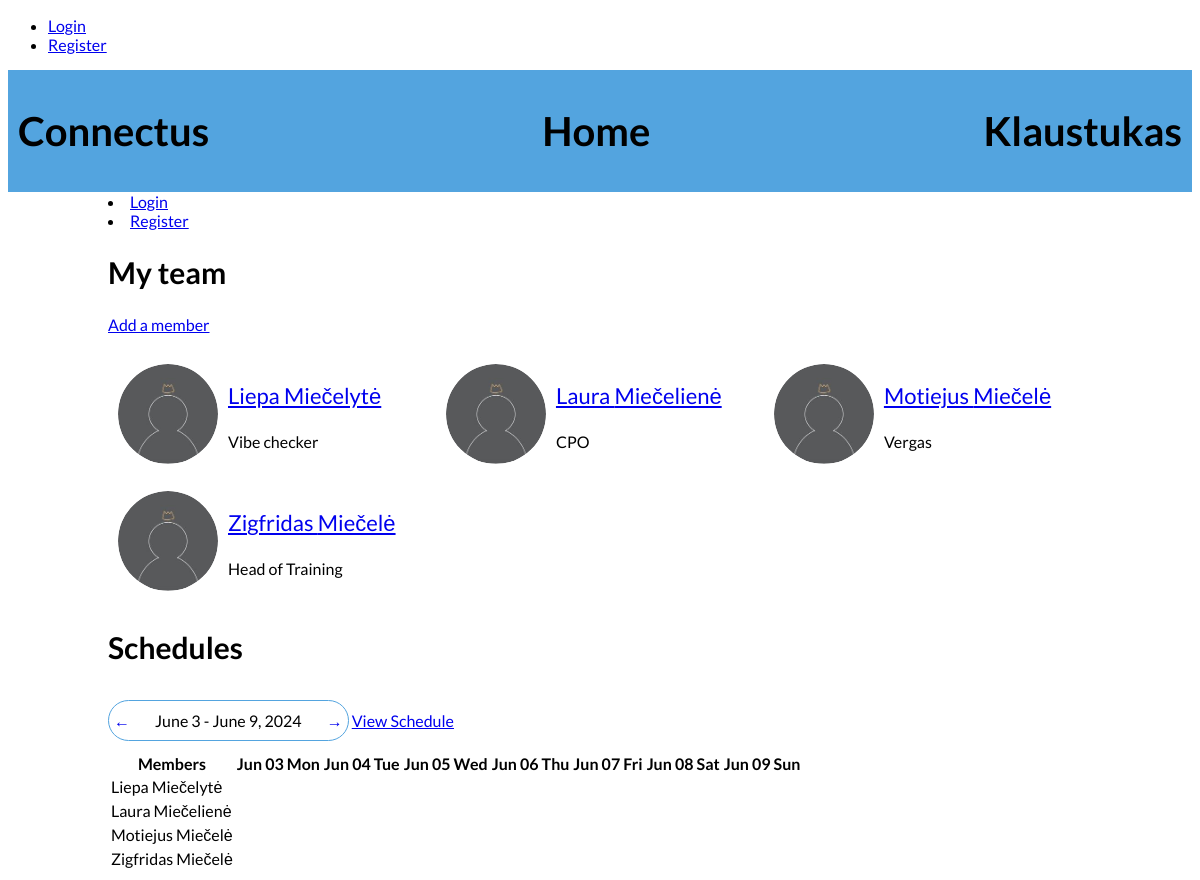
The app's page /schedules/home/2024-06-03/ with its own data.
### schedules/models.py (models this page shows, shortened)
class CustomUser(AbstractBaseUser, PermissionsMixin):
    email = models.EmailField(unique=True)
    name = models.CharField(max_length=100)
    last_name = models.CharField(max_length=100)
    position = models.CharField(max_length=100)
    WORKING_HOURS = (
        ('1', '1 (160h/month)'),
        ('0.75', '0.75 (120h/month)'),
        ('0.5', '0.5 (80h/month)'),
        ('0.25', '0.25 (40h/month)'),
        ('1.25', '1.25 (180h/month)'),
        ('1.5', '1.5 (200h/month)')
    )
    working_hours = models.CharField(max_length=4, choices=WORKING_HOURS, default='1')
    phone_number = PhoneNumberField(null=True, blank=True, unique=True)
    profile_picture = models.ImageField(upload_to='profile_pictures', blank=True)
    street_address = models.CharField(max_length=255, null=True, blank=True)
    city = models.CharField(max_length=100, null=True, blank=True)
    postal_code = models.CharField(max_length=20, null=True, blank=True)
    country = models.CharField(max_length=100, null=True, blank=True)
    is_active = models.BooleanField(default=True)
    is_staff = models.BooleanField(default=False)
    objects = CustomUserManager()
    USERNAME_FIELD = 'email'
    REQUIRED_FIELDS = ['name', 'last_name', 'position', 'working_hours']

### schedules/views.py (the view, shortened to what this page needs)
# urls.py: 2. Add a URL to urlpatterns:  path('', views.home, name='home')
def home(request, week=None):
    if week:
        start_date = datetime.strptime(week, '%Y-%m-%d').date() #
    end_date = start_date + timedelta(days=6)
    previous_week_start = start_date - timedelta(days=7) # IS PASIRINKTO PIRMADIENIO ATIMA 7 DIENAS, KAD GAUTU PRIES TAI BUVUSIO PIRMADIENIO DATA
    next_week_start = start_date + timedelta(days=7) # PRIE PASIRINKTO PIRMADIENIO PRIDEDA 7 DIENAS, KAD GAUTU ATEINANCIO PIRMADIENIO DATA
    date_range = [start_date + timedelta(days=i) for i in range(7)] # SUKURIA SARASA DATU: PRIE PIRMADIENIO DATOS PRIDEDA ATITINKAMA SKAICIU DIENU, KURIAS GAUNAM ITERUOJANT range(7). [start_date + timedelta(days=0) for i in range(0-6)], [start_date + timedelta(days=1) for i in range(0-6)]...
    users = CustomUser.objects.all()
    data = {
        'users': users,
        'date_range': date_range,
        'start_date': start_date,
        'end_date': end_date,
        'previous_week': previous_week_start.strftime('%Y-%m-%d'),  # Convert to string
        'next_week': next_week_start.strftime('%Y-%m-%d'),  # Convert to string
    }
    if 'create_member' in request.GET:
        data['create_member'] = True
    return render(request, 'home.html', context=data)

### schedules/templatetags/custom_filters.py (called while the page is built)
@register.filter(name='format_date')
def format_date(value, schedule_format):
    if schedule_format == 'week':
        return value.strftime('%b %d %a')  # Format for week view (Jun 10 Mon)
    elif schedule_format == 'month':
        return value.strftime('%b %d')  # Format for month view (Jun 10)
    else:
        return value.strftime('%H:%M')  # Default format for other views (12:00)

### schedules/templates/home.html
{% extends 'base.html' %}
{% load custom_filters %}
{% load static %}
{% block content %}
<div class="header">
    <h1>Connectus</h1>
    <h1>Home</h1>
    <h1>Klaustukas</h1>
</div>
<div class="main-content">
    <div>
        {% if user.is_authenticated %}
            <div class="user-info" id="color">
                {% if user.profile_picture %}
                    <div class="profile-picture">
                        <img src="{{ user.profile_picture.url }}" alt="Profile Picture">
                    </div>
                {% else %}
                    <div class="profile-picture default">
                        <img src="{% static 'images/default_profile_picture.png' %}" alt="Default Profile Picture">
                    </div>
                {% endif %}
                <div class="user-details">
                    <h1><a href="{% url 'user_profile' user_id=user.id %}">{{ user.name }} {{ user.last_name }}</a></h1>
                    <h3>{{ user.position }}</h3>
                </div>
            </div>
        {% else %}
            <li class="nav-item"><a class="nav-link" href="{% url 'login'%}?next={{request.path}}">Login</a></li>
            <li class="nav-item"><a class="nav-link" href="#">Register</a></li>
        {% endif %}
    </div>
    <div class="team-section">
        <h2>My team</h2>
        <a href="{% url 'edit_profile' %}?create_member=true" class="btn btn-primary">Add a member</a>
        <ul class="team-members">
            {% for user in users %}
                {% if user != request.user %}
                    <li class="team-member">
                        {% if user.profile_picture %}
                        <div class="profile-picture">
                            <img src="{{ user.profile_picture.url }}" alt="Profile Picture">
                        </div>
                        {% else %}
                        <div class="profile-picture default">
                            <img src="{% static 'images/default_profile_picture.png' %}" alt="Default Profile Picture">
                        </div>
                        {% endif %}
                        <div class="user-details">
                            <h3><a href="{% url 'user_profile' user_id=user.id %}">{{ user.name }} {{ user.last_name }}</a></h3>
                            <p>{{ user.position }}</p>
                        </div>
                    </li>
                {% endif %}
            {% endfor %}
        </ul>
    </div>
    <div>
        <h2>Schedules</h2>
        <div class="day-navigation">
            <a href="{% url 'home_with_week' week=previous_week %}" class="nav-arrow">
                &larr;
            </a>
            <span class="nav-date">{{ start_date|date:"F j" }} - {{ end_date|date:"F j, Y" }}</span>
            <a href="{% url 'home_with_week' week=next_week %}" class="nav-arrow">
                &rarr;
            </a>
        </div>
        <a href="{% url 'user_availability' %}">View Schedule</a>
        <table>
            <thead>
                <tr>
                    <th>Members</th>
                    {% for day in date_range %}
                        <th>{{ day|format_date:'week' }}</th>
                    {% endfor %}
                </tr>
            </thead>
            <tbody>
                {% for user in users %}
                <tr>
                    <td>{{ user.name }} {{ user.last_name }}</td>
                    {% for day in date_range %}
                    <td>
                    </td>
                    {% endfor %}
                </tr>
                {% endfor %}
            </tbody>
        </table>
    </div>
</div>
{% endblock content %}

### schedules/static/css/styles.css (style rules this page uses)
body { font-family: 'lato', sans-serif; text-decoration: #081016; }
h1 { font-size: 40px; }
h2 { font-size: 30px; }
h3 { font-size: 22px; }
.header { display: flex; justify-content: space-between; align-items: center; padding: 10px; background-color: #53A4DF; position: relative; }
.main-content { margin: 0 100px; background-color: white; }
.user-details { margin-left: 15px; }
.profile-picture img, .default img { border-radius: 50%; width: 100px; height: 100px; object-fit: cover; }
.user-details h3 { font-weight: normal; }
.team-section { margin-top: 20px; }
.team-members { display: flex; flex-wrap: wrap; list-style: none; padding: 0; }
.team-member { width: calc(33.33% - 20px); margin: 10px; display: flex; align-items: center; }
.user-details { margin-left: 10px; }
.profile-picture { width: 100px; height: 100px; border-radius: 50%; overflow: hidden; }
.profile-picture img { width: 100%; height: 100%; object-fit: cover; }
.day-navigation { display: inline-flex; justify-content: center; align-items: center; margin: 10px auto; border: 1.5px solid #53A4DF; border-radius: 25px; }
.nav-arrow { display: inline-block; padding: 5px; text-decoration: none; transition: background-color 0.3s; border-radius: 25px; position: relative; }
.nav-date { display: inline-block; padding: 10px 20px; }

### records on screen
CustomUser: name "Liepa", last_name "Miečelytė", position "Vibe checker"
CustomUser: name "Laura", last_name "Miečelienė", position "CPO"
CustomUser: name "Motiejus", last_name "Miečelė", position "Vergas"
CustomUser: name "Zigfridas", last_name "Miečelė", position "Head of Training"

### other values on screen
{{ start_date|date:"F j" }} "June 3"
{{ end_date|date:"F j, Y" }} "June 9, 2024"
{{ day|format_date:'week' }} "Jun 03 Mon" "Jun 04 Tue" "Jun 05 Wed" "Jun 06 Thu" "Jun 07 Fri" "Jun 08 Sat" "Jun 09 Sun"
